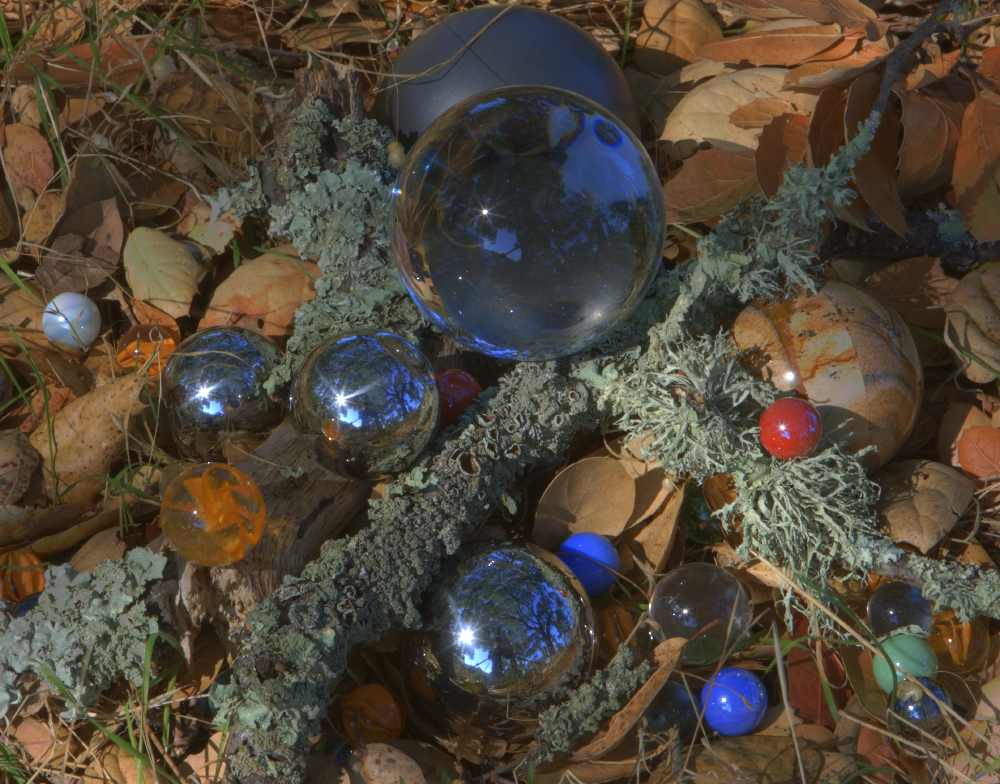
#> input picture hdr-bilder/Balls/Balls_00032.png, 1000 x 784 px
$ jupyter execute Kontrastforsterkning.ipynb
#> lines starting #> are read from the running program, lines starting #| are printed output that depends on the picture
### src/Grayscale.py
import numpy as np
import imageio

# [20 lines left out: function grayscale, not called in this run]

def rgb2gray(file):
    """
    Konverterer bildet til gråtoner

    Løser de likningen med de ulike fargekanalene

    Parameters
    ---------
    file : picture
        Bildet som skal konverteres til gråtoner

    Returns
    Picture:
        Kopi av originalbildet i gråtoner
    -------
    """
    pic =  imageio.imread(file)
    r, g, b = pic[:,:,0], pic[:,:,1], pic[:,:,2]
    gray = (0.2989 * r + 0.5870 * g + 0.1140 * b) / 255

    return gray

### src/Eksplisitt.py
import numpy as np
import unittest

# [124 lines left out: functions eksplisitt, eksplisittDirichlet, Inpainting_mosaic, eksplisittGlatting, not called in this run]

def eksplisittKontrast(im, orig_im, k):
    image = im
    for i in range(10):
        laplace = (image[0:-2, 1:-1] +
            image[2:, 1:-1] +
            image[1:-1, 0:-2] +
            image[1:-1, 2:] -
            4 * image[1:-1, 1:-1])
        h = k * (orig_im[0:-2, 1:-1] +
            orig_im[2:, 1:-1] +
            orig_im[1:-1, 0:-2] +
            orig_im[1:-1, 2:] -
            4 * orig_im[1:-1, 1:-1])
        image[1:-1, 1:-1] += .25 * (laplace - h)
        image[:, 0] = image[:, 1]      # Neumann randbetingelse
        image[:, -1] = image[:, -2]    #
        image[0, :] = image[1, :]      #
        image[-1, :] = image[-2 , :]   #
        image[image < 0] = 0                                 # klipp til lovlige verdier
        image[image > 1] = 1
    return image

# [33 lines left out: function eksplisittInpaint, not called in this run]

### src/ImageView.py
import matplotlib.pyplot as plt

def view(original, ny1, BW, ny2, text):
    """
    Viser bildene ved siden av hverandre.

    Original, svart-hvit og glattet

    Parameters
    ---------
    original : Bildefil
               Pathen til filen der original bildet befinner seg uten andvending
    ny1       : Bildefil
                Bildet som har blitt anvendt
    BW       : Bildefil
               Pathen til filen der svart-hvit bildet befinner seg
    ny       : Bildefil
               Bildet som har blitt anvendt i svart-hvitt
    text     : text
               Tittelen på bildet som er anvendt
    """
    plt.figure(figsize=(16, 8))
    plt.subplot(131)
    plt.imshow(original, plt.cm.gray)
    plt.title('Originalbilde')
    plt.axis('off')

    plt.subplot(132)
    plt.imshow(ny1, plt.cm.gray)
    plt.title(text)
    plt.axis('off')

    plt.subplots_adjust(wspace=0.02, hspace=0.02, top=0.9, bottom=0, left=0,right=1)

    plt.figure(figsize=(16, 8))
    plt.subplot(131)
    plt.imshow(BW, plt.cm.gray)
    plt.title('Gråskala')
    plt.axis('off')

    plt.subplot(132)
    plt.imshow(ny2, plt.cm.gray)
    plt.title(text)
    plt.axis('off')

    plt.subplots_adjust(wspace=0.02, hspace=0.02, top=0.9, bottom=0, left=0,right=1)

# [98 lines left out: functions viewInpaint, singleView, viewDemosaic, not called in this run]

### src/Kontrastforsterkning.ipynb
[cell 1]
import numpy as np
import matplotlib.pyplot as plt
import imageio
import Eksplisitt  as eks
import ImageView as imv
import Grayscale as gray

[cell 2]
def contrast(file, k):
#> called with file = '../hdr-bilder/Balls/Balls_00032.png', k = 2.5
    orig_im = imageio.imread(file).astype(float) / 255
    im = np.copy(orig_im)

    orig_gray_im = gray.rgb2gray(filepath)
#> in rgb2gray, pic is the input picture: shape (784, 1000, 3); mean R, G, B 80.1, 70.5, 57.4
#> in rgb2gray, `r, g, b = pic[:,:,0], pic[:,:,1], pic[:,:,2]`:
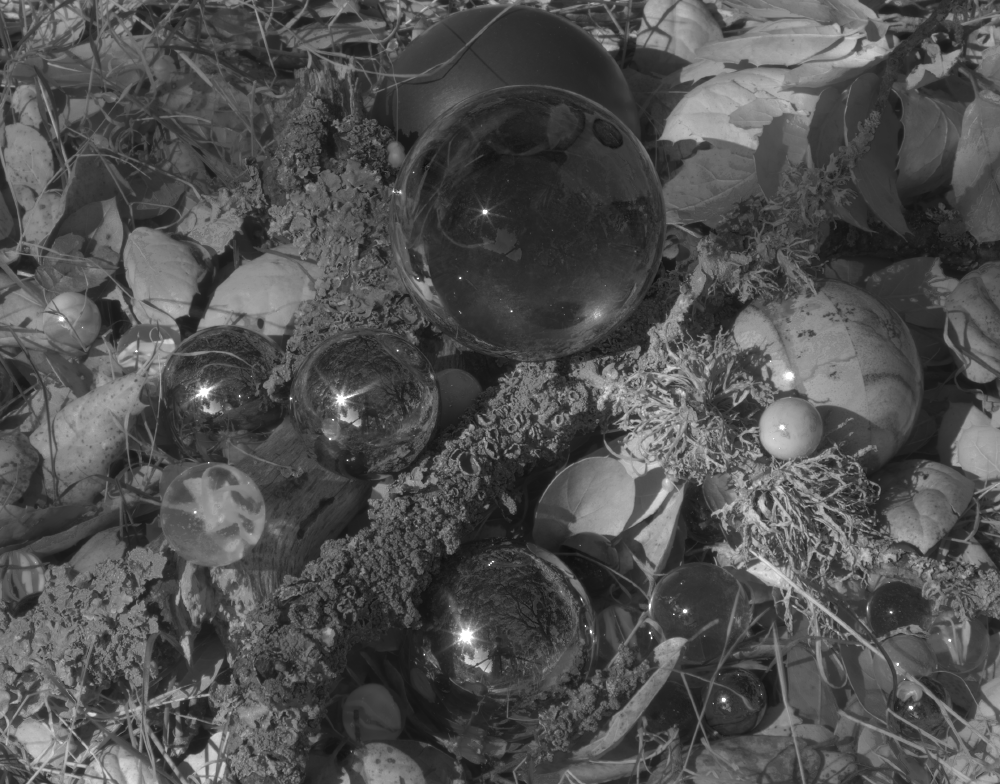
#> r: shape (784, 1000); min 12, max 255, mean 80.1
#> in rgb2gray, `r, g, b = pic[:,:,0], pic[:,:,1], pic[:,:,2]`:
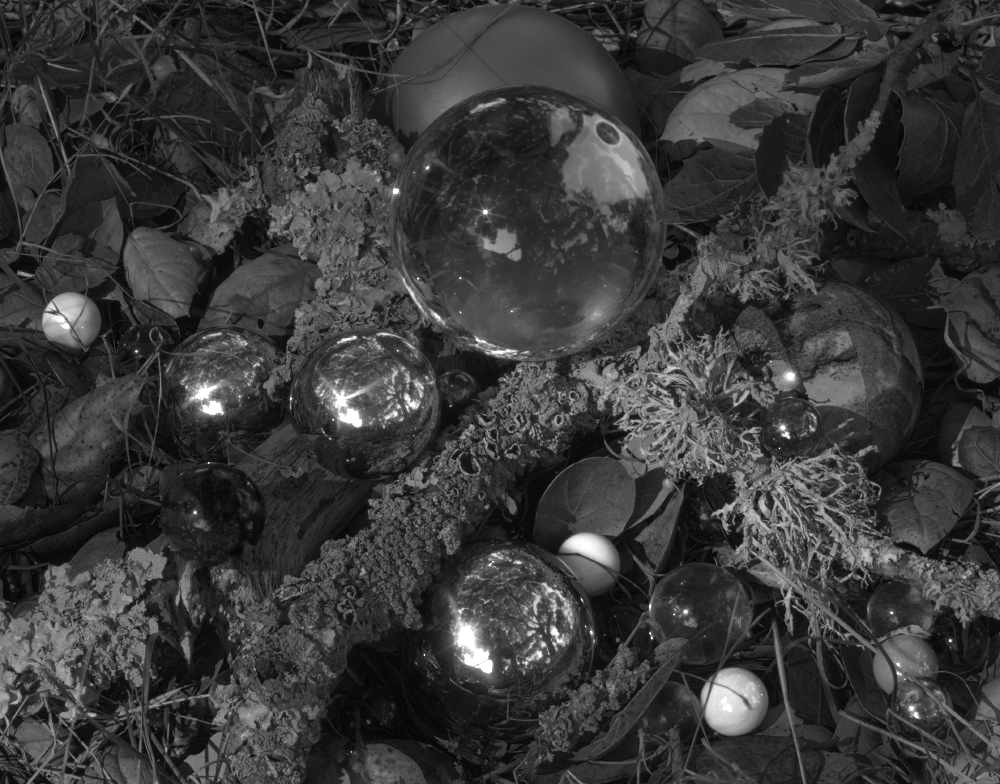
#> b: shape (784, 1000); min 0, max 255, mean 57.4
    gray_im = gray.rgb2gray(filepath)

    im = eks.eksplisittKontrast(im, orig_im, k)
#> the loop in eksplisittKontrast, `for i in range(10):` made 10 passes
#> pass 1, in eksplisittKontrast, `laplace = (image[0:-2, 1:-1] + image[2:, 1:-1] + image[1:-1, 0:-2] + i..`:
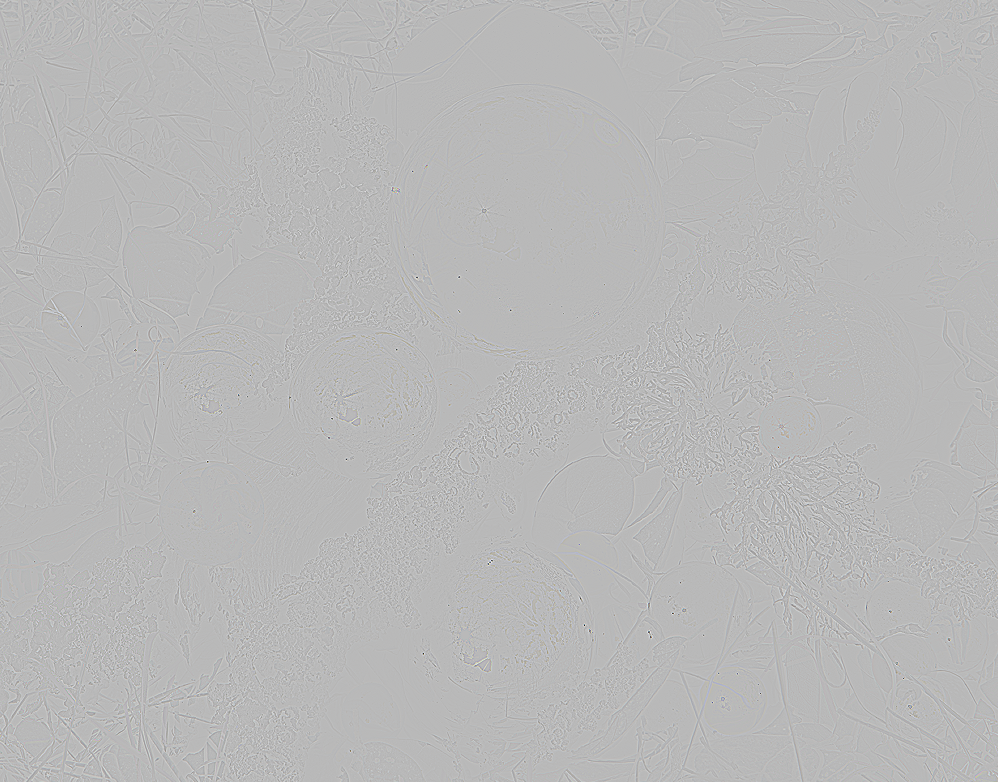
#> laplace: shape (782, 998, 3) float64; mean R, G, B 1.69e-05, 1.58e-05, 1.29e-05; drawn with min black and max white
#> after the loop in eksplisittKontrast, `for i in range(10):`:
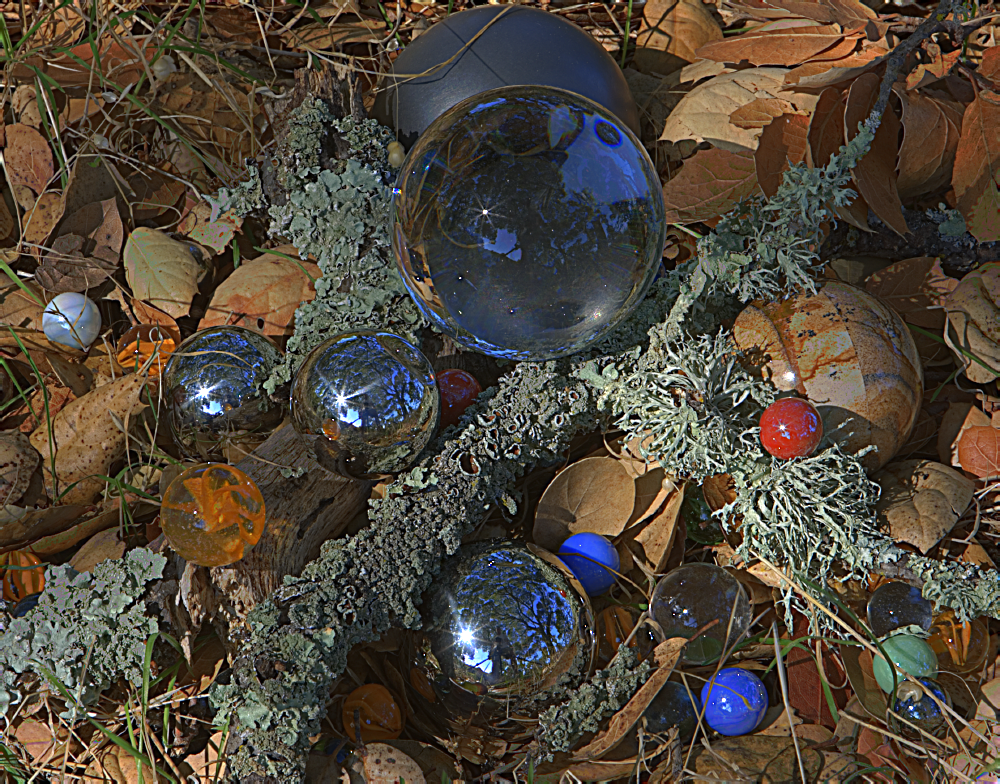
#> image: shape (784, 1000, 3) float64; mean R, G, B 0.314, 0.276, 0.228
    gray_im = eks.eksplisittKontrast(gray_im, orig_gray_im, k)
#> call 2 of eksplisittKontrast, with k = 2.5
#> after the loop in eksplisittKontrast (call 2), `for i in range(10):`:
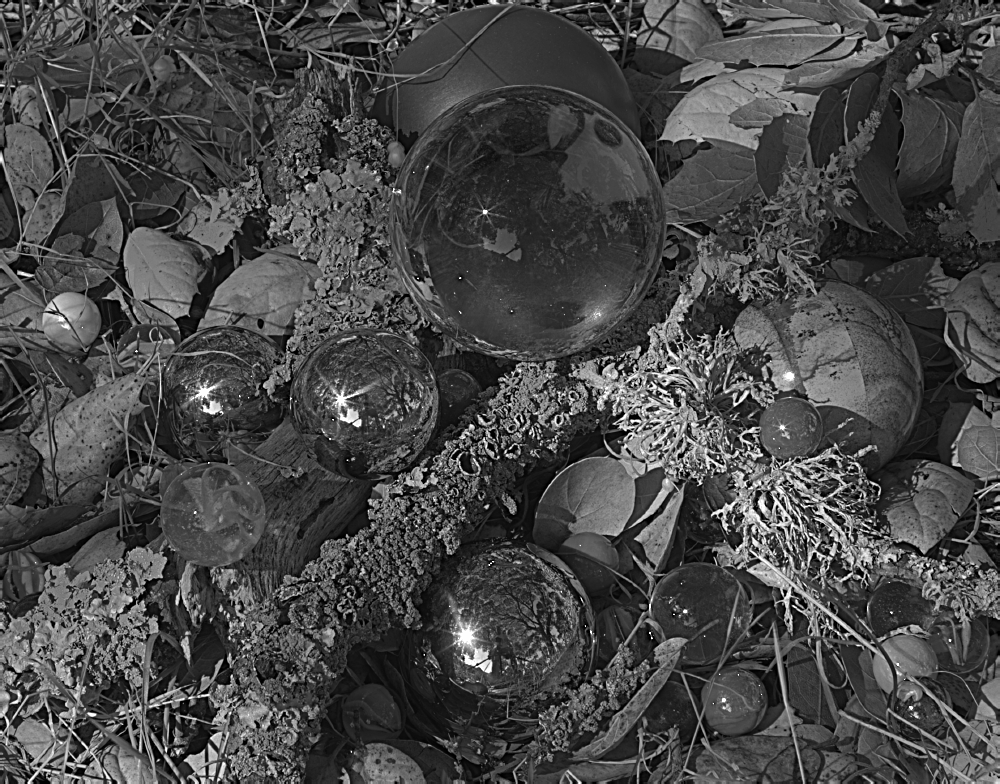
#> image: shape (784, 1000) float64; min 0, max 1, mean 0.282

    imv.view(orig_im, im, orig_gray_im, gray_im, "Kontrastforsterket") #Displayer bildene ved siden av hverandre

[cell 3]
filepath = "../hdr-bilder/Balls/Balls_00032.png"
constant = 2.5

contrast(filepath, constant)
